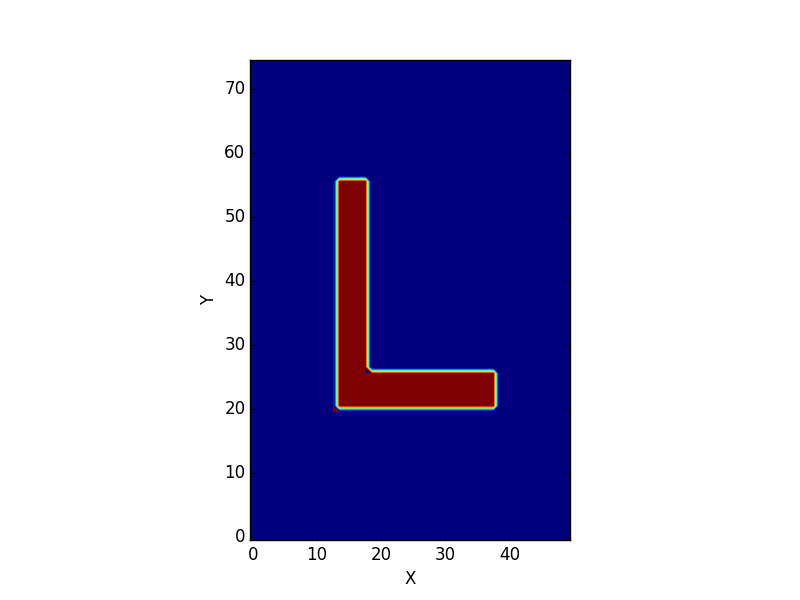

Python code for this plot:
from __future__ import division
import numpy as np
import matplotlib.pyplot as plt
from mpl_toolkits.mplot3d import axes3d

'''
Grafica la carga del sistema
'''


def r(i, j, Lx, Ly, h):
    x = i * h - Lx / 2
    y = j * h - Ly / 2
    dx = 2.5
    dy = 3.5
    l = 1
    rho = 1 / 11.
    r = 0
    if x >= -dx and x <= -dx + l:
        if y >= -dy and y <= dy:
            r = rho
    elif x >= l - dx and x <= dx:
        if y >= -dy and y <= -dy + l:
            r = rho
    return r


Lx = 10
Ly = 15
h = 0.2
N_x = int(Lx / h)
N_y = int(Ly / h)
c = np.zeros((N_x, N_y))
for i in range(0, N_x - 1):
    for j in range(0, N_y - 1):
        c[i, j] = r(i, j, Lx, Ly, h)

c_tras = c.transpose()
fig2 = plt.figure(2)
fig2.clf()
ax2 = fig2.add_subplot(111)
ax2.imshow(c_tras, origin='bottom', interpolation='nearest')
ax2.contour(c_tras, origin='lower')
ax2.set_xlabel('X')
ax2.set_ylabel('Y')
plt.savefig('carga.png')
fig2.show()
